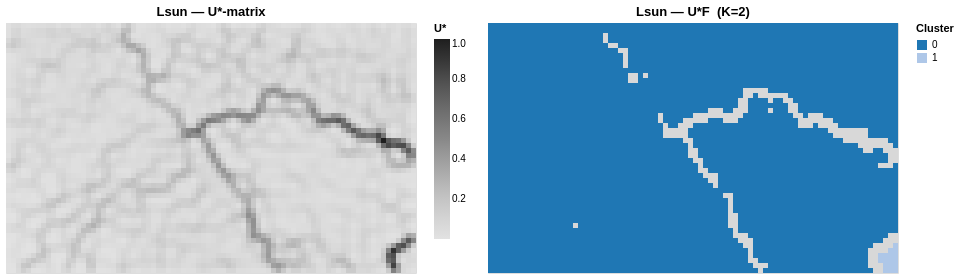

Write notebook code for a chart like this one.
### Code cell
alt.hconcat(
    plot_grid_heatmap(clf_lsun.ustar_, 'Lsun — U*-matrix', scheme='greys', value_name='U*', cell_pixels=5.0),
    plot_cluster_map(clf_lsun.labels_, title=f'Lsun — U*F  (K={clf_lsun.n_clusters_})', cell_pixels=5.0),
).resolve_scale(color='independent')

### Figure 1 — Vega-Lite specification as saved in the notebook (floating-point values rounded to 4 significant figures; data arrays with more than 128 entries replaced by an {"elided": "..."} marker saying what was removed)
{"config": {"view": {"continuousWidth": 300, "continuousHeight": 300}}, "hconcat": [{"data": {"name": "data-6a8a6e351472a2b9b787f98c65fbc31e"}, "mark": {"type": "rect"}, "encoding": {"color": {"field": "U*", "legend": {"title": "U*"}, "scale": {"scheme": "greys"}, "type": "quantitative"}, "tooltip": [{"field": "col", "type": "quantitative"}, {"field": "row", "type": "quantitative"}, {"field": "U*", "format": ".4f", "type": "quantitative"}], "x": {"axis": null, "field": "col", "sort": null, "type": "ordinal"}, "y": {"axis": null, "field": "row", "sort": "descending", "type": "ordinal"}}, "height": {"step": 5.0}, "title": "Lsun — U*-matrix", "width": {"step": 5.0}}, {"layer": [{"mark": {"type": "rect"}, "encoding": {"color": {"value": "#d8d8d8"}, "x": {"axis": null, "field": "col", "sort": null, "type": "ordinal"}, "y": {"axis": null, "field": "row", "sort": "descending", "type": "ordinal"}}}, {"mark": {"type": "rect"}, "encoding": {"color": {"field": "cluster", "legend": {"title": "Cluster"}, "scale": {"scheme": "category20"}, "type": "nominal"}, "tooltip": [{"field": "col", "type": "quantitative"}, {"field": "row", "type": "quantitative"}, {"field": "cluster", "type": "quantitative"}], "x": {"axis": null, "field": "col", "sort": null, "type": "ordinal"}, "y": {"axis": null, "field": "row", "sort": "descending", "type": "ordinal"}}, "title": "Lsun — U*F  (K=2)", "transform": [{"filter": "(datum.cluster >= 0)"}]}], "data": {"name": "data-7ac4782f1a9df69acfa4e32a606413f6"}, "height": {"step": 5.0}, "width": {"step": 5.0}}], "resolve": {"scale": {"color": "independent"}}, "$schema": "https://vega.github.io/schema/vega-lite/v6.4.1.json", "datasets": {"data-6a8a6e351472a2b9b787f98c65fbc31e": {"elided": "4100 records"}, "data-7ac4782f1a9df69acfa4e32a606413f6": {"elided": "4100 records"}}}
